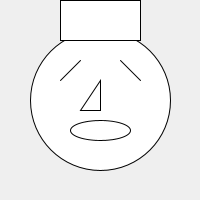
Frame 1 (no input)
Frame 60 (the mouse pressed at the canvas centre just before this capture): identical to frame 1, image omitted
Frame 120 (the mouse held since frame 60 and released just before this capture): identical to frame 1, image omitted

The Processing sketch that drew this single still picture (run headless with seeded random() and noise(); from frame 60 on, the mouse is pressed at the canvas centre):

// Processing sketch: sketch_00_carita
// ── sketch_00_carita.pde
void setup() {
  size(200, 200);
  
  strokeWeight(0.1);
}

void draw() {
  background(239);
  scale(10);
  
  ellipse(10, 10, 14, 14);
  triangle(10, 8, 8, 11, 10, 11);
  line(6, 8, 8, 6);
  line(12, 6, 14, 8);
  rect(6, 0, 8, 4);
  ellipse(10, 13, 6, 2);
}
